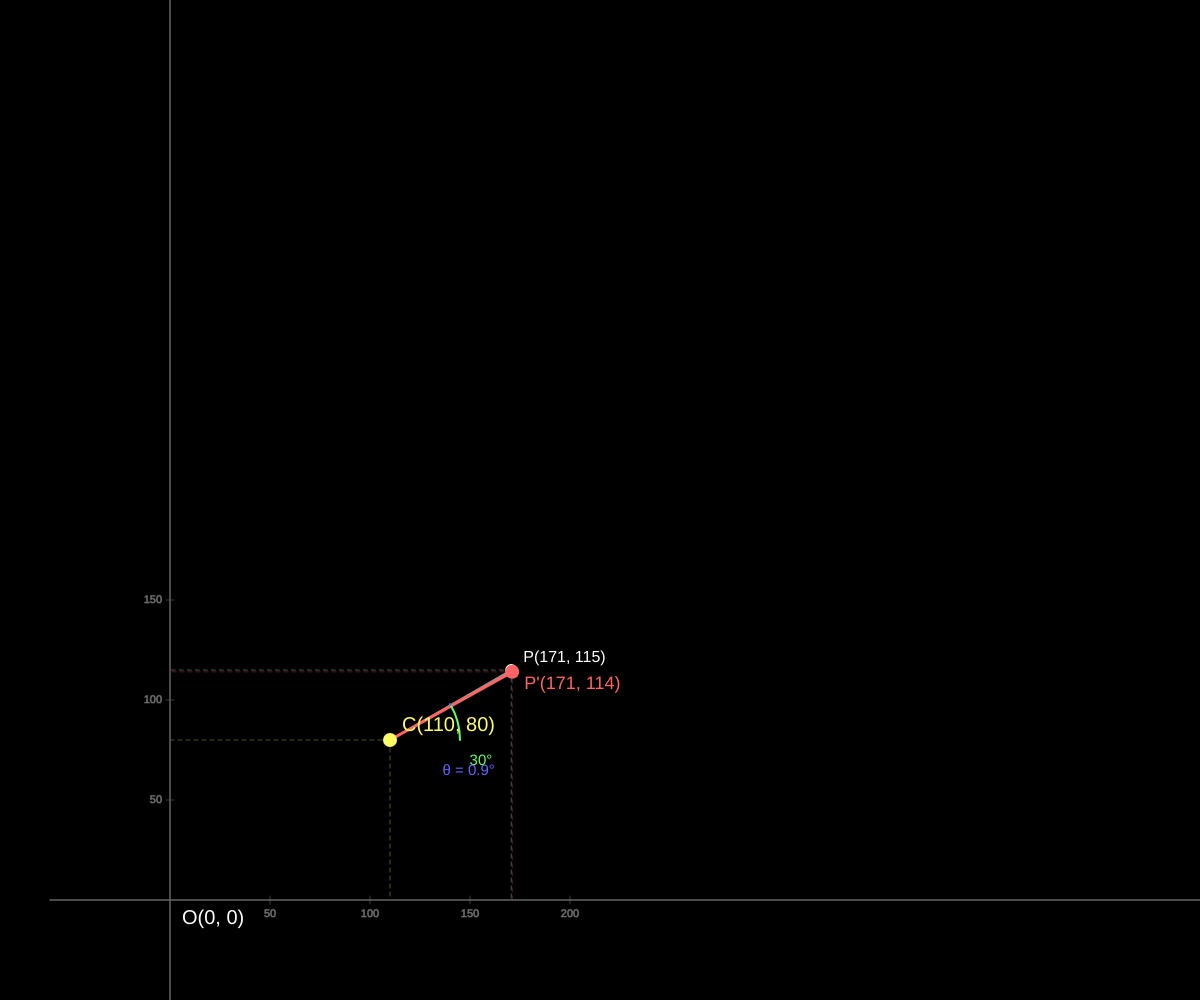
Frame 1 (no input)
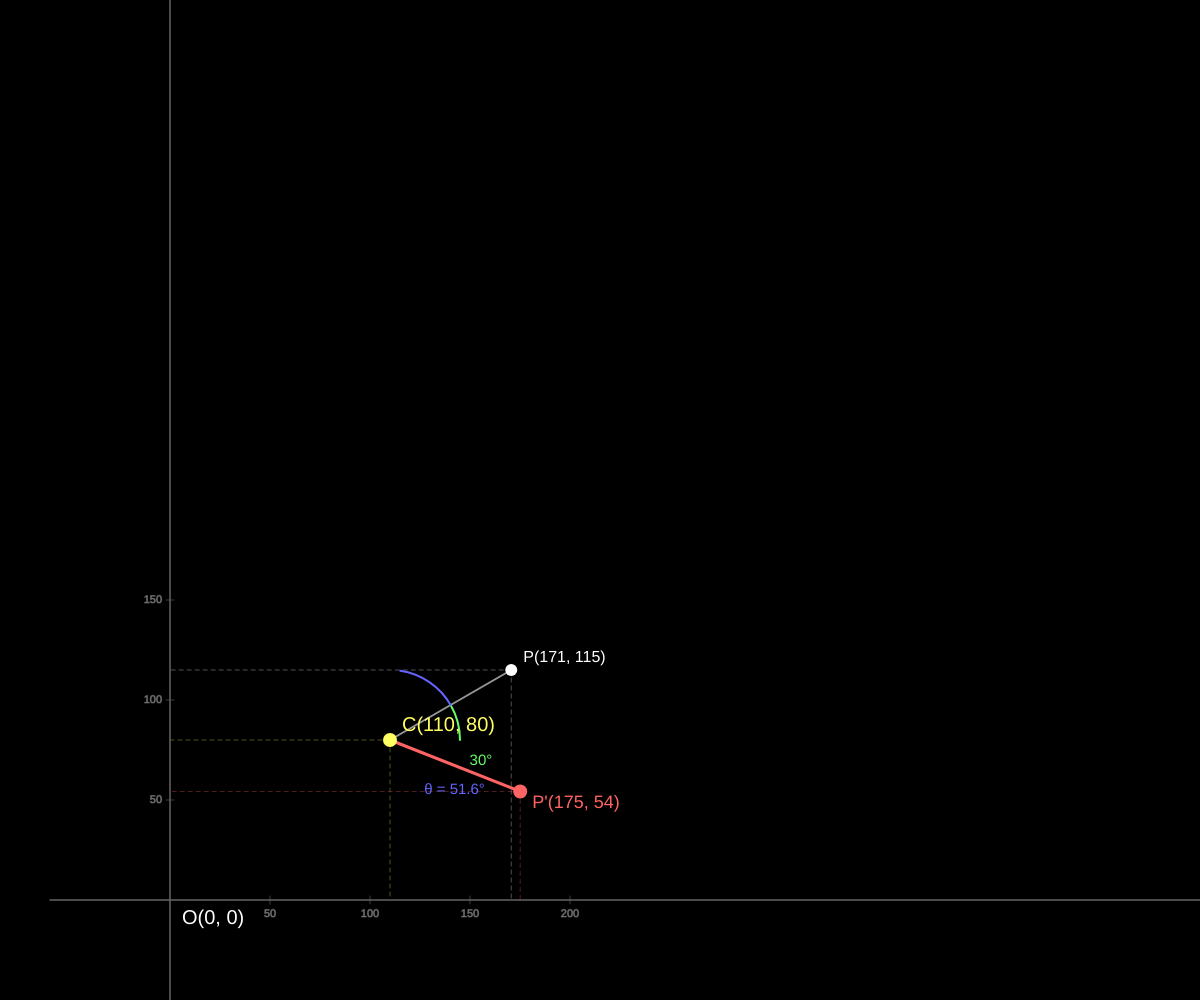
Frame 60 (no input)
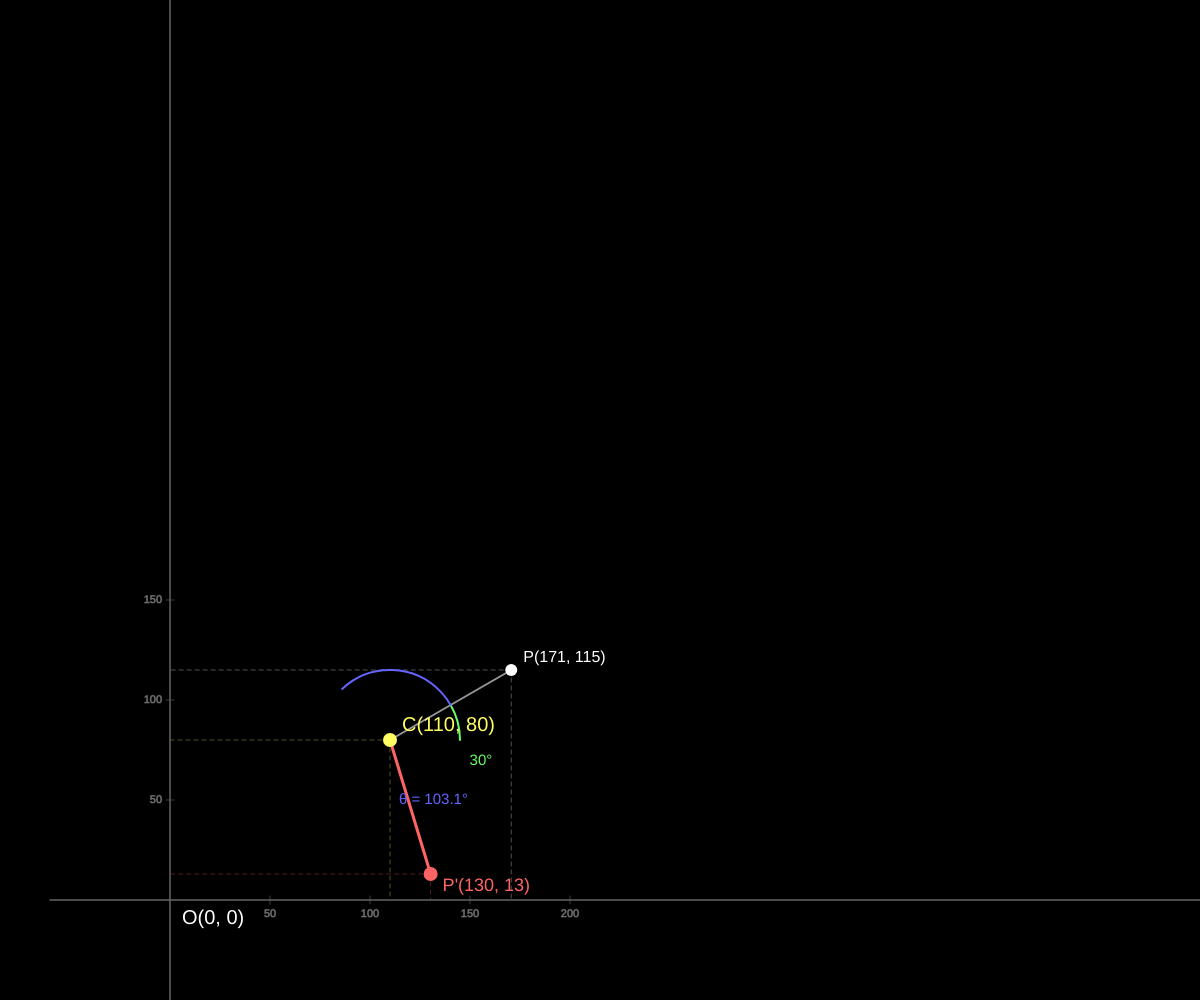
Frame 120 (the mouse pressed at the canvas centre since frame 60)

The p5.js sketch that drew these frames (run headless with seeded random() and noise() and a simulated clock; from frame 60 on, the mouse is pressed at the canvas centre):

// p5.js sketch
// ── sketch.js
// --- DIMENSIONI FISSE DEL DISEGNO (allineamento a sinistra) ---
let inizioDisegnoX = 50; 
let altezzaCanvas = 500;
let larghezzaCanvas = 900; 

// Variabile per accumulare l'angolo in modo continuo a 360°
let angoloRotazione = 0; 

function setup() {
  createCanvas(windowWidth, windowHeight); 
}

function windowResized() {
  // Adatta la tela alle nuove dimensioni della finestra
  resizeCanvas(windowWidth, windowHeight);
}

function draw() {
  background(0); // Sfondo nero fisso puro
  textFont('Helvetica');

  // --- ORIGINE GLOBALE DEL LAYOUT ---
  let origineX = inizioDisegnoX + 120; 
  let origineY = height - 100;

  // Scala grafica: 1 unità nel disegno = 2 pixel sulla canvas
  let scala = 2; 

  // --- COORDINATE DEL CENTRO GENERICO C (Giallo) ---
  let cxVisivo = origineX + 220;
  let cyVisivo = origineY - 160;

  // --- PUNTO INIZIALE P E INCREMENTO ANGOLO ---
  let raggio = 140; 
  let angoloIniziale = PI / 6; // 30 gradi
  let xVisivo = cxVisivo + raggio * cos(angoloIniziale);
  let yVisivo = cyVisivo - raggio * sin(angoloIniziale);

  // Giro continuo a 360°
  angoloRotazione += 0.015; 

  // --- APPLICAZIONE DELLA FORMULA GENERALE ---
  // 1. Spostamento (sottrai le coordinate di C)
  let xTemp = xVisivo - cxVisivo;
  let yTemp = yVisivo - cyVisivo;

  // 2. Rotazione
  let xTempRuotato = xTemp * cos(angoloRotazione) - yTemp * sin(angoloRotazione);
  let yTempRuotato = xTemp * sin(angoloRotazione) + yTemp * cos(angoloRotazione);

  // 3. Contro-spostamento (riaggiungi le coordinate di C)
  let xRuotatoVisivo = xTempRuotato + cxVisivo;
  let yRuotatoVisivo = yTempRuotato + cyVisivo;

  // Calcolo dei valori matematici puliti arrotondati
  let c_X = Math.round((cxVisivo - origineX) / scala);
  let c_Y = Math.round(-(cyVisivo - origineY) / scala);
  let p1_X = Math.round((xVisivo - origineX) / scala);
  let p1_Y = Math.round(-(yVisivo - origineY) / scala);
  let p2_X = Math.round((xRuotatoVisivo - origineX) / scala);
  let p2_Y = Math.round(-(yRuotatoVisivo - origineY) / scala);

  // --- 1. RIFERIMENTI NUMERICI FISSI SULLE COORDINATE ---
  stroke(60); 
  strokeWeight(1);
  fill(120);  
  textSize(11);

  let puntiRiferimentoX = [100, 200, 300, 400]; 
  let puntiRiferimentoY = [100, 200, 300]; 

  // Tacchetti e numeri asse X
  textAlign(CENTER, TOP);
  for (let p of puntiRiferimentoX) {
    line(origineX + p, origineY - 4, origineX + p, origineY + 4);
    text(p / scala, origineX + p, origineY + 8);
  }

  // Tacchetti e numeri asse Y (CORRETTO: CENTER in maiuscolo)
  textAlign(RIGHT, CENTER);
  for (let p of puntiRiferimentoY) {
    line(origineX - 4, origineY - p, origineX + 4, origineY - p);
    text(p / scala, origineX - 8, origineY - p);
  }

  // --- 2. LINEE DI PROIEZIONE TRATTEGGIATE ---
  drawingContext.setLineDash([4, 4]); 
  strokeWeight(1);

  // Proiezioni del Centro C (Gialle opache)
  stroke(255, 255, 100, 80);
  line(cxVisivo, cyVisivo, cxVisivo, origineY);
  line(cxVisivo, cyVisivo, origineX, cyVisivo);

  // Proiezioni di P (Bianche)
  stroke(255, 80); 
  line(xVisivo, yVisivo, xVisivo, origineY); 
  line(xVisivo, yVisivo, origineX, yVisivo); 

  // Proiezioni di P' (Rosse)
  stroke(255, 100, 100, 80); 
  line(xRuotatoVisivo, yRuotatoVisivo, xRuotatoVisivo, origineY); 
  line(xRuotatoVisivo, yRuotatoVisivo, origineX, yRuotatoVisivo); 

  drawingContext.setLineDash([]); 

  // --- 3. DISEGNO DEGLI ASSI CARTESIANI VISIVI ---
  stroke(100); 
  strokeWeight(1.5);
  line(inizioDisegnoX, origineY, width, origineY); // Asse X
  line(origineX, height, origineX, 0); // Asse Y

  // --- 4. DISEGNO DEGLI ELEMENTI VISIVI (VETTORI) ---
  stroke(255, 150); 
  strokeWeight(2); 
  line(cxVisivo, cyVisivo, xVisivo, yVisivo);
  
  stroke(255, 100, 100); 
  strokeWeight(3);
  line(cxVisivo, cyVisivo, xRuotatoVisivo, yRuotatoVisivo);

  // --- 5. ARCHI DEGLI ANGOLI ---
  strokeWeight(2);
  noFill(); 
  
  stroke(100, 255, 100); // Verde statico 30°
  arc(cxVisivo, cyVisivo, raggio, raggio, -PI / 6, 0);
  
  stroke(100, 100, 255); // Blu dinamico continuo
  let angleNormalizzato = angoloRotazione % TWO_PI;
  arc(cxVisivo, cyVisivo, raggio, raggio, -angoloIniziale - angleNormalizzato, -angoloIniziale);

  // --- 6. DISEGNO DEI PUNTI ---
  noStroke();
  fill(255, 255, 100); // Centro C Giallo
  ellipse(cxVisivo, cyVisivo, 14, 14);

  fill(255); // Punto iniziale P
  ellipse(xVisivo, yVisivo, 12, 12);
  
  fill(255, 100, 100); // Punto ruotato P'
  ellipse(xRuotatoVisivo, yRuotatoVisivo, 14, 14);

  // --- 7. TESTO E COORDINATE ---
  textSize(20);
  fill(255);
  textAlign(LEFT, CENTER);
  text("O(0, 0)", origineX + 12, origineY + 18);
  
  fill(255, 255, 100); 
  text("C(" + c_X + ", " + c_Y + ")", cxVisivo + 12, cyVisivo - 15);
  
  fill(255);
  textSize(16);
  text("P(" + p1_X + ", " + p1_Y + ")", xVisivo + 12, yVisivo - 12);
  
  fill(255, 100, 100);
  textSize(18);
  text("P'(" + p2_X + ", " + p2_Y + ")", xRuotatoVisivo + 12, yRuotatoVisivo + 12);
  
  fill(100, 255, 100);
  textSize(15);
  text("30°", cxVisivo + (raggio / 1.7) * cos(-PI / 12), cyVisivo - (raggio / 1.7) * sin(-PI / 12));
  
  fill(100, 100, 255);
  let gradiEffettivi = degrees(angleNormalizzato);
  text("θ = " + nf(gradiEffettivi, 1, 1) + "°", cxVisivo + (raggio / 2.3) * cos(-angoloIniziale - angleNormalizzato/2), cyVisivo - (raggio / 2.3) * sin(-angoloIniziale - angleNormalizzato/2));
}
